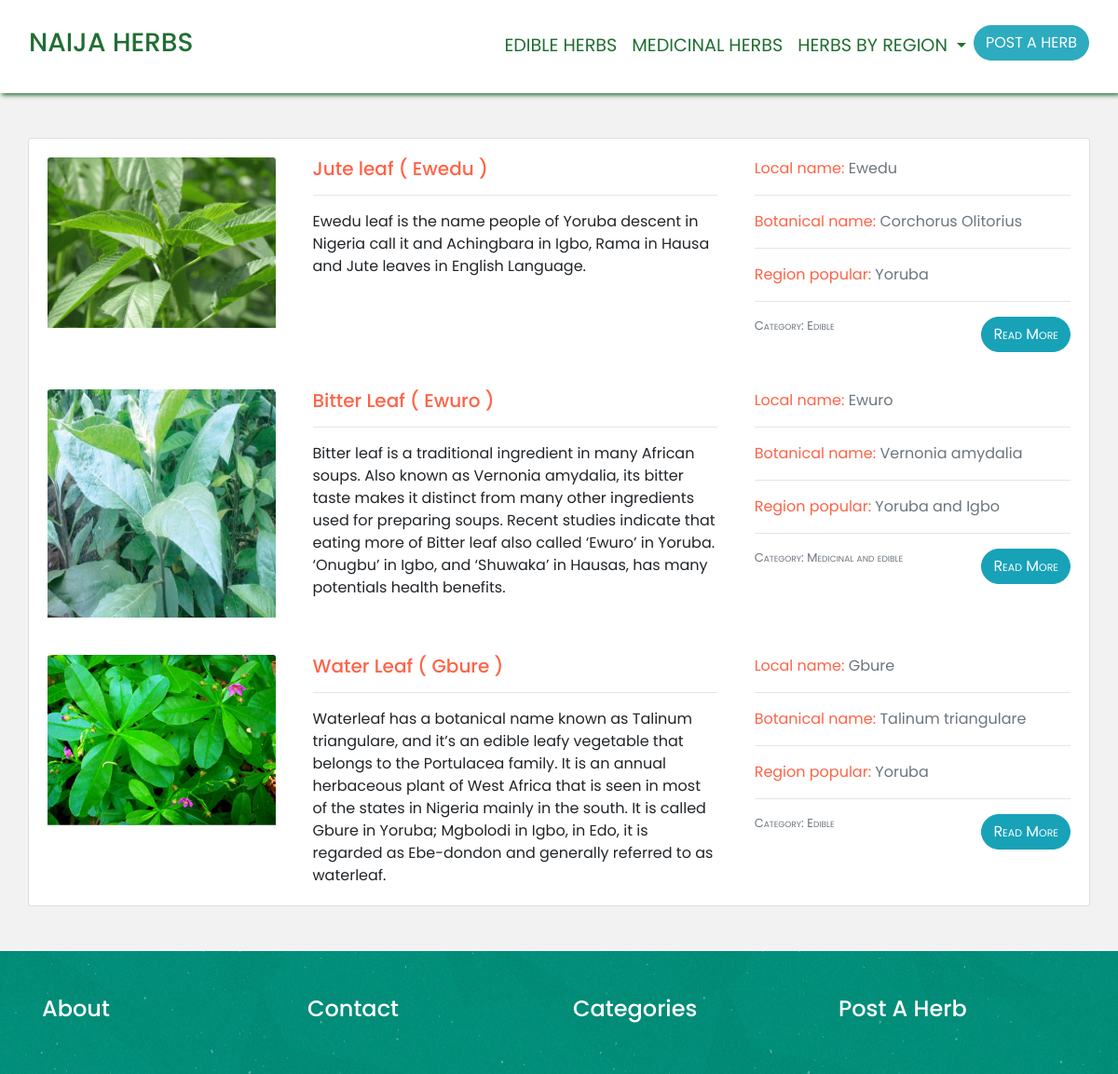
/edible/, run on an earlier commit of the app's database.
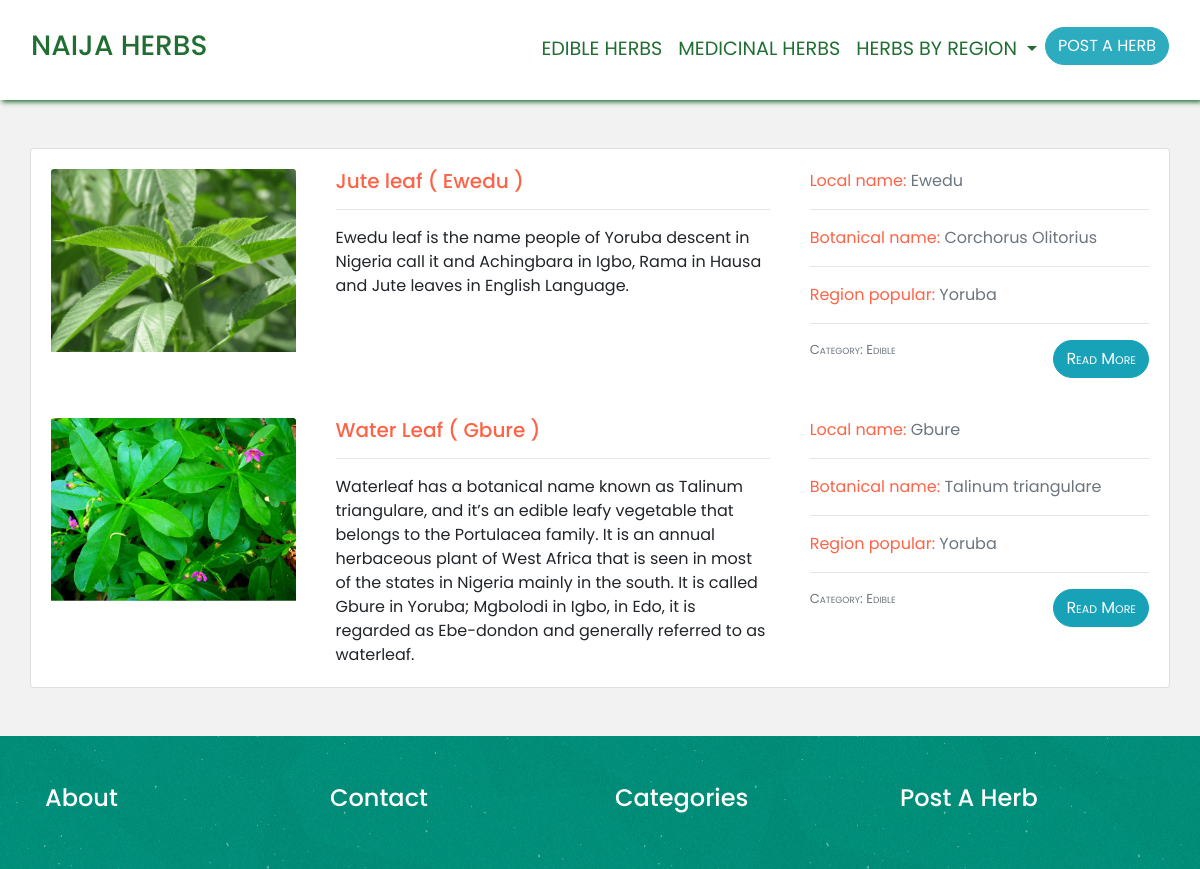
And on a later commit of the database.
### nijaherbs/models.py (models this page shows, shortened)
class Herb(models.Model):
    image = models.ImageField(upload_to = 'images/', blank=True)
    summary = models.TextField(max_length=1000, help_text='Enter a brief description of the herb')
    description	= models.TextField(help_text='Enter description of the herb', null=True)
    health_benefits	= models.TextField(help_text='Enter the health benefits of the of the herb', null=True)
    uses	= models.TextField(help_text='Enter uses of the herb', null=True)
    local_Name = models.CharField(max_length=200)
    english_Name = models.CharField(max_length=200)
    botanical_Name = models.CharField(max_length=200)
    region = models.ForeignKey('Region', on_delete=models.SET_NULL, null=True)
    category = models.ForeignKey('Category', on_delete=models.SET_NULL, null=True)
    created_on = models.DateTimeField(auto_now_add=True, null=True)
    class Meta:
        ordering = ('-created_on',)

class Region(models.Model):
    name = models.CharField(max_length=200, help_text='Enter a region (e.g. Yoruba)')
    def __str__(self):
        return self.name

class Category(models.Model):
    name = models.CharField(max_length=200, help_text='Enter a herb category (e.g. Medicinal)')
    class Meta:
        ordering = ('name',)
        verbose_name = 'category'
        verbose_name_plural = 'categories'
    def __str__(self):
        return self.name

### nijaherbs/views.py (the view)
# urls.py: path('edible/', EdibleView.as_view(), name='edible'),
class EdibleView(ListView):
    model = Herb
    template_name = 'edible.html'
    def get_queryset(self): # new
        query = self.request.GET.get('q')
        object_list = Herb.objects.filter(category__name__icontains='edible')
        return object_list

### templates/edible.html (shortened to what this page needs)
{% extends 'base.html' %}
{% block content %}
<section id="feature-search-list" class="py-5">
    <div id="herb-search-list" class="container card">
        <div class="row">
                            {% for herb in object_list %}
                        <div class="col-md-3 card-body">
                        <img class="card-img-top img-fluid" src="{{ herb.image.url }}" alt="">
                        </div>
                        <div class="col-md-5 card-body">
                                    <h5 class="card-title">
                                    {{ herb.english_Name }} ( {{ herb.local_Name }} )
                                    </h5><hr>
                                    <p class="card-text">
                                        {{ herb.summary }}
                                    </p>
                        </div>
                        <div class="col-md-4 card-body">
                                    <div class="herb-attribute">
                                        <p class="herb-xter">Local name: <span class="text-muted">{{ herb.local_Name }} </span></p><hr>
                                        <p class="herb-xter">Botanical name: <span class="text-muted">{{ herb.botanical_Name }} </span></p><hr>
                                        <p class="herb-xter">Region popular: <span class="text-muted">{{ herb.region }} </span></p><hr>
                                        <p class="herb-xter herb-category text-muted">Category: <span class="text-muted">{{ herb.category}}</span</p>
                                        <a class="btn btn-info float-right" href="{% url  'herb' herb.pk  %}">Read More</a>
                                    </div>
                        </div>
                        {% endfor %}
                </div>
            </div>
        </div>
{% endblock content %}

What changed in the data, as far as the page shows it:
no longer on this page (row edited): Herb: image (picture), english_Name "Bitter Leaf", local_Name "Ewuro", summary "Bitter leaf is a traditional ingredient in many African soups. Also known as Vernonia amydalia, its bitter taste makes it distinct from many other ingredients used for preparing soups. Recent studies indicate that eating more of Bitter leaf also called ‘Ewuro’ in Yoruba. ‘Onugbu’ in Igbo, and ‘Shuwaka’ in Hausas, has many potentials health benefits.", botanical_Name "Vernonia amydalia", region "Yoruba and Igbo", category "Medicinal and edible"
